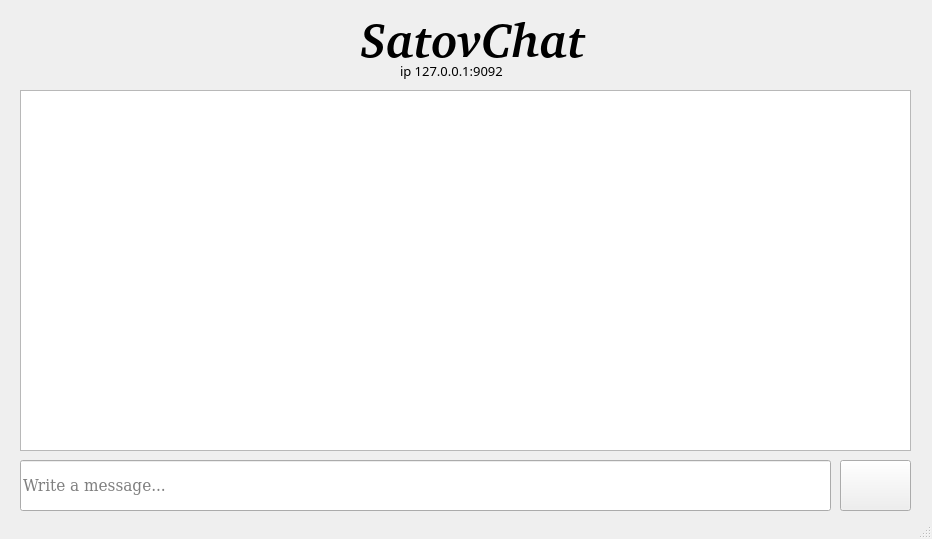
<?xml version="1.0" encoding="UTF-8"?>
<ui version="4.0">
 <class>MainWindow</class>
 <widget class="QMainWindow" name="MainWindow">
  <property name="geometry">
   <rect>
    <x>0</x>
    <y>0</y>
    <width>932</width>
    <height>539</height>
   </rect>
  </property>
  <property name="minimumSize">
   <size>
    <width>932</width>
    <height>539</height>
   </size>
  </property>
  <property name="maximumSize">
   <size>
    <width>932</width>
    <height>539</height>
   </size>
  </property>
  <property name="font">
   <font>
    <family>Courier 10 Pitch</family>
   </font>
  </property>
  <property name="windowTitle">
   <string>SatowChat</string>
  </property>
  <property name="toolButtonStyle">
   <enum>Qt::ToolButtonIconOnly</enum>
  </property>
  <property name="dockNestingEnabled">
   <bool>false</bool>
  </property>
  <widget class="QWidget" name="centralWidget">
   <widget class="QListWidget" name="listWidget_chat">
    <property name="geometry">
     <rect>
      <x>20</x>
      <y>90</y>
      <width>891</width>
      <height>361</height>
     </rect>
    </property>
    <property name="autoFillBackground">
     <bool>false</bool>
    </property>
    <property name="autoScroll">
     <bool>true</bool>
    </property>
    <property name="editTriggers">
     <set>QAbstractItemView::NoEditTriggers</set>
    </property>
    <property name="showDropIndicator" stdset="0">
     <bool>false</bool>
    </property>
    <property name="defaultDropAction">
     <enum>Qt::IgnoreAction</enum>
    </property>
    <property name="selectionMode">
     <enum>QAbstractItemView::NoSelection</enum>
    </property>
    <property name="textElideMode">
     <enum>Qt::ElideNone</enum>
    </property>
    <property name="movement">
     <enum>QListView::Static</enum>
    </property>
    <property name="isWrapping" stdset="0">
     <bool>false</bool>
    </property>
    <property name="resizeMode">
     <enum>QListView::Fixed</enum>
    </property>
    <property name="viewMode">
     <enum>QListView::ListMode</enum>
    </property>
    <property name="selectionRectVisible">
     <bool>false</bool>
    </property>
   </widget>
   <widget class="QPushButton" name="pushButton_send">
    <property name="geometry">
     <rect>
      <x>840</x>
      <y>460</y>
      <width>71</width>
      <height>51</height>
     </rect>
    </property>
    <property name="text">
     <string/>
    </property>
    <property name="icon">
     <iconset resource="img.qrc">
      <normaloff>:/new/prefix1/basic1-170_paper_plane-512.png</normaloff>:/new/prefix1/basic1-170_paper_plane-512.png</iconset>
    </property>
    <property name="iconSize">
     <size>
      <width>51</width>
      <height>51</height>
     </size>
    </property>
    <property name="shortcut">
     <string>Return</string>
    </property>
   </widget>
   <widget class="QLineEdit" name="lineEdit_send">
    <property name="geometry">
     <rect>
      <x>20</x>
      <y>460</y>
      <width>811</width>
      <height>51</height>
     </rect>
    </property>
    <property name="font">
     <font>
      <family>DejaVu Serif Condensed</family>
      <pointsize>13</pointsize>
     </font>
    </property>
    <property name="placeholderText">
     <string>Write a message...</string>
    </property>
   </widget>
   <widget class="QLabel" name="label">
    <property name="geometry">
     <rect>
      <x>360</x>
      <y>10</y>
      <width>241</width>
      <height>51</height>
     </rect>
    </property>
    <property name="font">
     <font>
      <family>Bitstream Charter</family>
      <pointsize>28</pointsize>
      <weight>75</weight>
      <italic>true</italic>
      <bold>true</bold>
     </font>
    </property>
    <property name="autoFillBackground">
     <bool>false</bool>
    </property>
    <property name="text">
     <string>&lt;html&gt;&lt;head/&gt;&lt;body&gt;&lt;p&gt;&lt;span style=&quot; font-size:36pt;&quot;&gt;SatovChat&lt;/span&gt;&lt;/p&gt;&lt;/body&gt;&lt;/html&gt;</string>
    </property>
   </widget>
   <widget class="QLabel" name="label_2">
    <property name="geometry">
     <rect>
      <x>400</x>
      <y>60</y>
      <width>161</width>
      <height>21</height>
     </rect>
    </property>
    <property name="font">
     <font>
      <pointsize>10</pointsize>
     </font>
    </property>
    <property name="text">
     <string>ip 127.0.0.1:9092</string>
    </property>
   </widget>
  </widget>
  <widget class="QStatusBar" name="statusBar"/>
 </widget>
 <layoutdefault spacing="6" margin="11"/>
 <resources>
  <include location="img.qrc"/>
 </resources>
 <connections/>
</ui>
